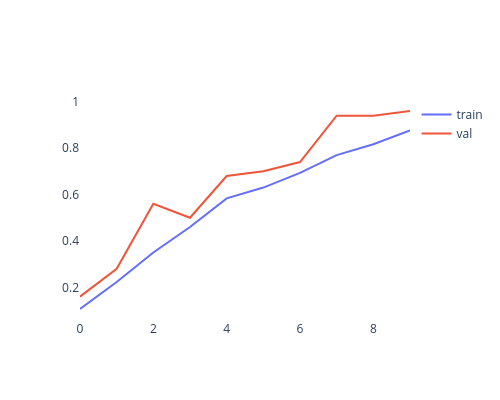

Notebook cell for this chart:
### Markdown cell above
## Précision du modèle

### Code cell
fig = go.Figure()
epochs = []
for i in range(len(history.history['accuracy'])):
    epochs.append(i)
fig.add_trace(go.Scatter(x=epochs,y=history.history['accuracy'], mode='lines',name='train'))
fig.add_trace(go.Scatter(x=epochs,y=history.history['val_accuracy'], mode='lines',name='val'))
fig.update_layout({
        'plot_bgcolor': 'rgba(0, 0, 0, 0)',
        'paper_bgcolor': 'rgba(0, 0, 0, 0)',
        'width': 500, 
        'height': 400

})
fig.show()

### Figure 1 — Plotly figure (JSON) as saved in the notebook; plotly's stock layout.template omitted (floating-point values rounded to 4 significant figures)
{"data": [{"mode": "lines", "name": "train", "type": "scatter", "x": [0, 1, 2, 3, 4, 5, 6, 7, 8, 9], "y": [0.1067, 0.2233, 0.35, 0.46, 0.5833, 0.63, 0.6933, 0.77, 0.8167, 0.8767]}, {"mode": "lines", "name": "val", "type": "scatter", "x": [0, 1, 2, 3, 4, 5, 6, 7, 8, 9], "y": [0.16, 0.28, 0.56, 0.5, 0.68, 0.7, 0.74, 0.94, 0.94, 0.96]}], "layout": {"height": 400, "paper_bgcolor": "rgba(0, 0, 0, 0)", "plot_bgcolor": "rgba(0, 0, 0, 0)", "width": 500}}
